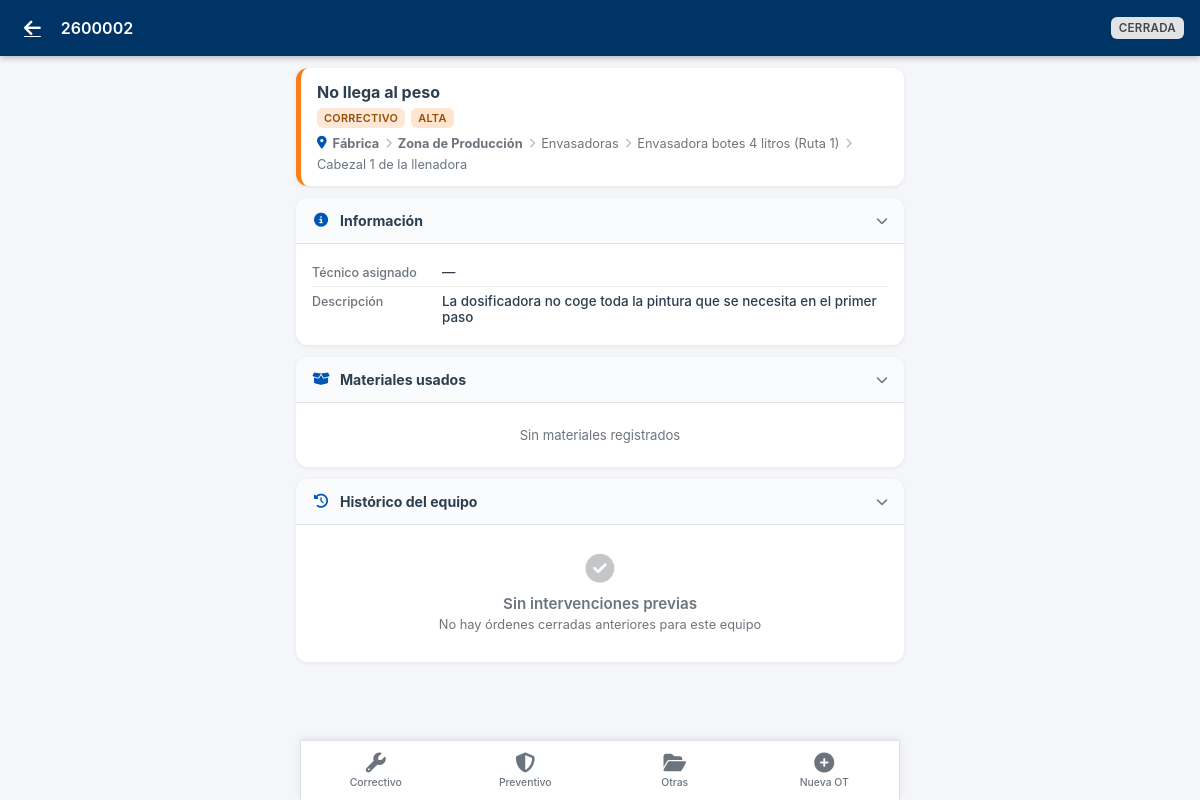
Screenshot of /movil/ot/8 (signed in) with the database file from the repository.
### models.py (models this page shows, shortened)
class OrdenTrabajo(db.Model):
    id = db.Column(db.Integer, primary_key=True)
    numero = db.Column(db.String(20), unique=True, nullable=False)
    tipo = db.Column(db.String(20), nullable=False)  # correctivo, preventivo
    prioridad = db.Column(db.String(20), default='media')  # urgente, alta, media, baja
    estado = db.Column(db.String(20), default='pendiente')  # pendiente, asignada, en_curso, cerrada, cancelada
    fechaCreacion = db.Column(db.DateTime, default=datetime.now)
    fechaProgramada = db.Column(db.DateTime)
    fechaInicio = db.Column(db.DateTime)
    fechaFin = db.Column(db.DateTime)
    titulo = db.Column(db.String(200), nullable=False)
    descripcionProblema = db.Column(db.Text)
    descripcionSolucion = db.Column(db.Text)
    observaciones = db.Column(db.Text)
    equipoTipo = db.Column(db.String(20), nullable=False)  # empresa, planta, zona, linea, maquina, elemento
    equipoId = db.Column(db.Integer, nullable=False)
    maquinaId = db.Column(db.Integer, db.ForeignKey('maquina.id'), nullable=True)
    elementoId = db.Column(db.Integer, db.ForeignKey('elemento.id'))
    planPreventivoId = db.Column(db.Integer, db.ForeignKey('plan_preventivo.id'))  # LEGACY - Deprecado
    asignacionGamaId = db.Column(db.Integer, db.ForeignKey('asignacion_gama.id'))  # LEGACY - Deprecado
    gamaId          = db.Column(db.Integer, db.ForeignKey('gama_mantenimiento.id'), nullable=True)
    frecuenciaTipo  = db.Column(db.String(20))   # 'dias' | 'semanas' | 'meses'
    frecuenciaValor = db.Column(db.Integer)       # número entero
    gama = db.relationship('GamaMantenimiento', foreign_keys=[gamaId])
    tecnicoAsignado = db.Column(db.String(100))  # Técnico principal (legacy)
    tiempoEstimado = db.Column(db.Float)  # horas
    tiempoReal = db.Column(db.Float)  # horas (calculado de registros)
    tiempoParada = db.Column(db.Float)  # horas de parada de máquina
    costeTallerExterno = db.Column(db.Float, default=0)  # Total acumulado (calculado)
    descripcionTallerExterno = db.Column(db.Text)  # LEGACY - primer coste
    proveedorExterno = db.Column(db.String(100))   # LEGACY - primer coste
    costesExternosJson = db.Column(db.Text)  # JSON list de {proveedor, descripcion, coste}
    creadoPor = db.Column(db.String(100))
    cerradoPor = db.Column(db.String(100))
    consumos = db.relationship('ConsumoRecambio', backref='ordenTrabajo', lazy=True, cascade='all, delete-orphan')
    registrosTiempo = db.relationship('RegistroTiempo', backref='ordenTrabajo', lazy=True, cascade='all, delete-orphan')
    respuestasChecklist = db.relationship('RespuestaChecklist', backref='ordenTrabajo', lazy=True, cascade='all, delete-orphan')

class Planta(db.Model):
    id = db.Column(db.Integer, primary_key=True)
    empresaId = db.Column(db.Integer, db.ForeignKey('empresa.id'), nullable=False)
    codigo = db.Column(db.String(10), nullable=False)
    nombre = db.Column(db.String(100), nullable=False)
    descripcion = db.Column(db.Text)
    direccion = db.Column(db.String(200))
    zonas = db.relationship('Zona', backref='planta', lazy=True, cascade='all, delete-orphan')

class Zona(db.Model):
    id = db.Column(db.Integer, primary_key=True)
    plantaId = db.Column(db.Integer, db.ForeignKey('planta.id'), nullable=False)
    codigo = db.Column(db.String(10), nullable=False)
    nombre = db.Column(db.String(100), nullable=False)
    descripcion = db.Column(db.Text)
    lineas = db.relationship('Linea', backref='zona', lazy=True, cascade='all, delete-orphan')

class Linea(db.Model):
    id = db.Column(db.Integer, primary_key=True)
    zonaId = db.Column(db.Integer, db.ForeignKey('zona.id'), nullable=False)
    codigo = db.Column(db.String(10), nullable=False)
    nombre = db.Column(db.String(100), nullable=False)
    descripcion = db.Column(db.Text)
    maquinas = db.relationship('Maquina', backref='linea', lazy=True, cascade='all, delete-orphan')

class Maquina(db.Model):
    id = db.Column(db.Integer, primary_key=True)
    lineaId = db.Column(db.Integer, db.ForeignKey('linea.id'), nullable=False)
    codigo = db.Column(db.String(10), nullable=False)
    nombre = db.Column(db.String(100), nullable=False)
    modelo = db.Column(db.String(50))
    fabricante = db.Column(db.String(50))
    numeroSerie = db.Column(db.String(50))
    descripcion = db.Column(db.Text)
    fechaInstalacion = db.Column(db.Date)
    criticidad = db.Column(db.String(20), default='media')  # alta, media, baja
    estado = db.Column(db.String(20), default='operativo')  # operativo, averiado, mantenimiento
    horasOperacion = db.Column(db.Integer, default=0)  # Contador de horas
    rav = db.Column(db.Float, default=0.0)             # Valor de reposición (RAV)
    elementos = db.relationship('Elemento', backref='maquina', lazy=True, cascade='all, delete-orphan')
    ordenesTrabajo = db.relationship('OrdenTrabajo', backref='maquina', lazy=True)
    planesPreventivos = db.relationship('PlanPreventivo', backref='maquina', lazy=True)
    recambiosAsociados = db.relationship('RecambioEquipo', backref='maquina', lazy=True)

class Elemento(db.Model):
    id = db.Column(db.Integer, primary_key=True)
    maquinaId = db.Column(db.Integer, db.ForeignKey('maquina.id'), nullable=False)
    codigo = db.Column(db.String(10), nullable=False)
    nombre = db.Column(db.String(100), nullable=False)
    tipo = db.Column(db.String(50))
    descripcion = db.Column(db.Text)
    fabricante = db.Column(db.String(50))
    modelo = db.Column(db.String(50))
    numeroSerie = db.Column(db.String(50))
    rav = db.Column(db.Float, default=0.0)             # Valor de reposición (RAV)

### blueprints/mobile/routes.py (the view, shortened to what this page needs)
@bp.route('/ot/<int:id>')
@movil_required
def ver_ot(id):
    ot = OrdenTrabajo.query.get_or_404(id)
    _enrich_ot(ot)
    nombre_tecnico = _nombre_tecnico(current_user)
    trabajo_activo = RegistroTiempo.query.filter_by(
        ordenId=id, tecnico=nombre_tecnico, enCurso=True
    ).first()
    registros_tiempo = RegistroTiempo.query.filter_by(ordenId=id).order_by(
        RegistroTiempo.inicio.desc()
    ).all()
    consumos = ConsumoRecambio.query.filter_by(ordenId=id).all()
    tareas_gama = []
    tareas_realizadas_ids = set()
    checklist_items = []
    respuestas_map = {}
    historico_equipo = []
    et = ot.equipoTipo or ('maquina' if ot.maquinaId else None)
    ei = ot.equipoId or ot.maquinaId
    if et and ei:
        condiciones = [
            and_(OrdenTrabajo.equipoTipo == et, OrdenTrabajo.equipoId == ei)
        ]
        maq_id = ot.maquinaId or (ei if et == 'maquina' else None)
        if maq_id:
            condiciones.append(OrdenTrabajo.maquinaId == maq_id)
        historico_equipo = OrdenTrabajo.query.filter(
            OrdenTrabajo.id != ot.id,
            OrdenTrabajo.estado == 'cerrada',
            or_(*condiciones),
        ).order_by(OrdenTrabajo.fechaFin.desc()).limit(15).all()
    return render_template(
        'mobile/ot_detail.html',
        ot=ot,
        nombre_tecnico=nombre_tecnico,
        trabajo_activo=trabajo_activo,
        registros_tiempo=registros_tiempo,
        consumos=consumos,
        tareas_gama=tareas_gama,
        tareas_realizadas_ids=tareas_realizadas_ids,
        checklist_items=checklist_items,
        respuestas_map=respuestas_map,
        historico_equipo=historico_equipo,
    )

### app.py (called while the page is built, shortened)
@app.before_request
def mobile_guard():
    if request.method != 'GET':
        return
    path = request.path
    if path.startswith(('/api/', '/static/', '/movil/', '/login')):
        return

@jwt.user_lookup_loader
def user_lookup_callback(_jwt_header, jwt_data):
    identity = jwt_data["sub"]
    return Usuario.query.filter_by(username=identity).first()

@app.context_processor
def inject_user():
    tecnico_puede_cerrar = False
    try:
        conf = ConfiguracionGeneral.query.filter_by(clave='tecnico_puede_cerrar').first()
        if conf and conf.valor == 'true':
            tecnico_puede_cerrar = True
        verify_jwt_in_request(optional=True)
        return dict(current_user=current_user, tecnico_puede_cerrar=tecnico_puede_cerrar)
    except Exception:
        return dict(current_user=None, tecnico_puede_cerrar=tecnico_puede_cerrar)

@app.before_request
def createTables():
    if not hasattr(app, 'dbInitialized'):
        db.create_all()
        if not Usuario.query.first():
            admin_user = Usuario(
                nombre='Admin',
                apellidos='Sistema',
                username='admin',
                password_hash=generate_password_hash('admin123', method='pbkdf2:sha256'),
                nivel='admin',
                activo=True
            )
            db.session.add(admin_user)
            try:
                db.session.commit()
                print("Default admin user created: admin / admin123")
            except Exception as e:
                db.session.rollback()
                print(f"Error creating default admin: {e}")
        app.dbInitialized = True

@app.after_request
def add_header(response):
    response.headers['Cache-Control'] = 'no-store, no-cache, must-revalidate, post-check=0, pre-check=0, max-age=0'
    response.headers['Pragma'] = 'no-cache'
    response.headers['Expires'] = '-1'
    return response

### blueprints/mobile/routes.py (called while the page is built)
def _nombre_tecnico(user):
    if user is None:
        return ''
    if user.tecnico:
        t = user.tecnico
        return f"{t.nombre} {t.apellidos}".strip() if t.apellidos else t.nombre
    nombre = user.nombre or ''
    apellidos = user.apellidos or ''
    return f"{nombre} {apellidos}".strip()

def _add_superior_maquina(maq, ruta):
    linea = Linea.query.get(maq.lineaId)
    if linea:
        ruta.insert(0, {'nombre': linea.nombre, 'codigo': linea.codigo, 'tipo': 'linea'})
        _add_superior_linea(linea, ruta)

### templates/mobile/ot_detail.html (shortened to what this page needs)
{% extends "mobile/base.html" %}
{% block header %}
<a href="{{ url_for('mobile.home') }}" class="m-header-back">
  <i class="fas fa-arrow-left"></i>
</a>
<span class="m-header-title">{{ ot.numero }}</span>
<div class="m-header-actions">
  <span class="m-badge m-badge-estado-{{ ot.estado }}" style="font-size:.72rem;padding:4px 8px;">
    {{ ot.estado | replace('_', ' ') }}
  </span>
</div>
{% endblock %}
{% block content %}
<div class="m-ot-header-card prio-{{ ot.prioridad }}">
  <div class="m-ot-header-titulo">{{ ot.titulo }}</div>
  <div class="m-ot-header-badges">
    <span class="m-badge m-badge-tipo-{{ ot.tipo }}">{{ ot.tipo }}</span>
    <span class="m-badge m-badge-prio-{{ ot.prioridad }}">
      {{ ot.prioridad }}
    </span>
  </div>
  {% if ot._ruta %}
  <div class="m-ot-header-equipo">
    <i class="fas fa-map-marker-alt" style="color:var(--m-primary)"></i>
    {% for nivel in ot._ruta %}
    {% if not loop.first %}<i class="fas fa-chevron-right" style="font-size:.65rem;opacity:.5"></i>{% endif %}
    <span style="font-weight:{% if nivel.tipo in ['planta','zona'] %}700{% else %}400{% endif %}">{{ nivel.nombre
      }}</span>
    {% endfor %}
  </div>
  {% endif %}
</div>
<div class="m-section" id="sec-info">
  <div class="m-section-header">
    <div class="m-section-header-left">
      <i class="fas fa-info-circle"></i>Información
    </div>
    <i class="fas fa-chevron-down m-section-chevron"></i>
  </div>
  <div class="m-section-body">
    <div class="m-info-row">
      <span class="m-info-label">Técnico asignado</span>
      <span class="m-info-value">{{ ot.tecnicoAsignado or '—' }}</span>
    </div>
    {% if ot.descripcionProblema %}
    <div class="m-info-row">
      <span class="m-info-label">Descripción</span>
      <span class="m-info-value">{{ ot.descripcionProblema }}</span>
    </div>
    {% endif %}
  </div>
</div>
<div class="m-section" id="sec-consumos">
  <div class="m-section-header">
    <div class="m-section-header-left">
      <i class="fas fa-box-open"></i>
      Materiales usados
    </div>
    <i class="fas fa-chevron-down m-section-chevron"></i>
  </div>
  <div class="m-section-body">
    {% if consumos %}
    {% for c in consumos %}
    <div class="m-consumo-item">
      <div>
        <div class="m-consumo-nombre">{{ c.recambio.nombre if c.recambio else '—' }}</div>
        <div class="m-consumo-qty">Cantidad: {{ c.cantidad }} {{ c.recambio.unidadMedida if c.recambio else '' }}</div>
      </div>
      <div class="m-consumo-coste">
        {% if c.precioUnitario %}{{ '%.2f' % (c.cantidad * c.precioUnitario) }} €{% endif %}
      </div>
    </div>
    {% endfor %}
    {% else %}
    <p class="m-text-muted m-text-center" style="padding:10px 0">Sin materiales registrados</p>
    {% endif %}
  </div>
</div>
{% if ot.equipoTipo or ot.maquinaId %}
{% if historico_equipo %}
<div class="m-section" id="sec-historico">
  <div class="m-section-header">
    <div class="m-section-header-left">
      <i class="fas fa-history"></i>
      Histórico del equipo
      <span class="m-badge" style="background:var(--m-primary-light);color:var(--m-primary);margin-left:6px">
        {{ historico_equipo|length }}
      </span>
    </div>
    <i class="fas fa-chevron-down m-section-chevron"></i>
  </div>
  <div class="m-section-body">
    {% for h in historico_equipo %}
    <div class="m-historico-item">
      <div class="m-historico-header">
        <div style="display:flex;align-items:center;gap:8px">
          <span class="m-historico-num">{{ h.numero }}</span>
          <span class="m-badge m-badge-tipo-{{ h.tipo }}">{{ h.tipo }}</span>
        </div>
        <span class="m-text-small m-text-muted">
          {{ h.fechaFin.strftime('%d/%m/%Y') if h.fechaFin else (h.fechaCreacion.strftime('%d/%m/%Y') if h.fechaCreacion
          else '—') }}
        </span>
      </div>
      {% if h.descripcionProblema %}
      <div class="m-historico-problema">
        <span class="m-historico-label">Problema</span>
        {{ h.descripcionProblema }}
      </div>
      {% endif %}
      {% if h.descripcionSolucion %}
      <div class="m-historico-solucion">
        <span class="m-historico-label">Solución</span>
        {{ h.descripcionSolucion }}
      </div>
      {% else %}
      <div class="m-historico-solucion m-historico-sin-sol">
        <span class="m-historico-label">Solución</span>
        <em>Sin registrar</em>
      </div>
      {% endif %}
      <div class="m-historico-meta">
        {% if h.tecnicoAsignado %}<span><i class="fas fa-user"></i> {{ h.tecnicoAsignado }}</span>{% endif %}
        {% if h.tiempoReal %}<span><i class="fas fa-clock"></i> {{ '%.1f' % h.tiempoReal }} h</span>{% endif %}
      </div>
    </div>
    {% endfor %}
  </div>
</div>
{% else %}
<div class="m-section" id="sec-historico">
  <div class="m-section-header">
    <div class="m-section-header-left">
      <i class="fas fa-history"></i>
      Histórico del equipo
    </div>
    <i class="fas fa-chevron-down m-section-chevron"></i>
  </div>
  <div class="m-section-body">
    <div class="m-empty" style="padding:16px 0">
      <i class="fas fa-check-circle" style="font-size:1.8rem"></i>
      <div class="m-empty-title">Sin intervenciones previas</div>
      <div class="m-empty-sub">No hay órdenes cerradas anteriores para este equipo</div>
    </div>
  </div>
</div>
{% endif %}
{% endif %}
{% endblock %}

### templates/mobile/base.html (shortened to what this page needs)
<!DOCTYPE html>
<html lang="es">
<head>
  <link rel="stylesheet" href="{{ url_for('static', filename='css/mobile.css') }}">
  <link rel="stylesheet" href="https://cdnjs.cloudflare.com/ajax/libs/font-awesome/6.4.0/css/all.min.css">
</head>
<body class="movil-body">
  <header class="m-header">
    {% block header %}{% endblock %}
  </header>
  <main class="m-content">
    {% block content %}{% endblock %}
  </main>
  <nav class="m-nav">
    <a href="{{ url_for('mobile.home') }}"
       class="m-nav-item {% if request.endpoint == 'mobile.home' %}active{% endif %}">
      <i class="fas fa-wrench"></i>
      <span>Correctivo</span>
    </a>
    <a href="{{ url_for('mobile.preventivo') }}"
       class="m-nav-item {% if request.endpoint == 'mobile.preventivo' %}active{% endif %}">
      <i class="fas fa-shield-alt"></i>
      <span>Preventivo</span>
    </a>
    <a href="{{ url_for('mobile.otras') }}"
       class="m-nav-item {% if request.endpoint == 'mobile.otras' %}active{% endif %}">
      <i class="fas fa-folder-open"></i>
      <span>Otras</span>
    </a>
    <a href="{{ url_for('mobile.nueva_ot') }}"
       class="m-nav-item {% if request.endpoint == 'mobile.nueva_ot' %}active{% endif %}">
      <i class="fas fa-plus-circle"></i>
      <span>Nueva OT</span>
    </a>
  </nav>
</body>
</html>

### rows the page displays
OrdenTrabajo: numero "2600002", estado "CERRADA", titulo "No llega al peso", tipo "CORRECTIVO", prioridad "ALTA", tecnicoAsignado "—", descripcionProblema "La dosificadora no coge toda la pintura que se necesita en el primer paso"
Planta: nombre "Fábrica"
Zona: nombre "Zona de Producción"
Linea: nombre "Envasadoras"
Maquina: nombre "Envasadora botes 4 litros (Ruta 1)"
Elemento: nombre "Cabezal 1 de la llenadora"
